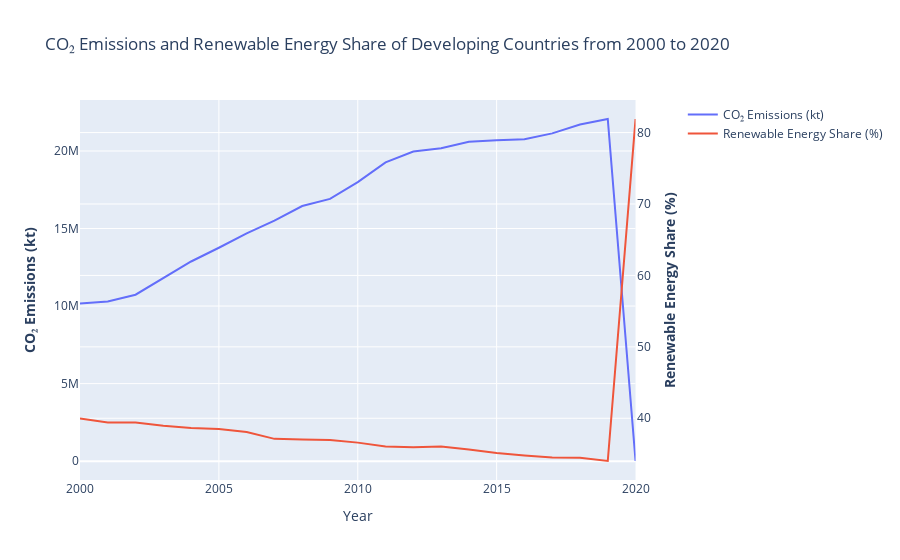

The code cell stored with this chart in its notebook:
### Markdown cell above
Since developing countries might have less possibilities to keep in mind sustainability, the following graph shows their data on renewable energy share and emissions.

### Code cell
developing_data = df[(df['Element'] == "Emissions (CO2)") & (df['Item'] == "All sectors without LULUCF") & (~df['Area'].isin(developed_countries))].drop(columns=[
    'Item','Access to electricity (% of population)',
    'Access to clean fuels for cooking',
    'Renewable-electricity-generating-capacity-per-capita',
    'Financial flows to developing countries (US $)',
    'Electricity from fossil fuels (TWh)', 'Electricity from nuclear (TWh)',
    'Low-carbon electricity (% electricity)',
    'Primary energy consumption per capita (kWh/person)',
    'Energy intensity level of primary energy (MJ/$2017 PPP GDP)',
    'Value_co2_emissions_kt_by_country',
    'Renewables (% equivalent primary energy)', 'gdp_growth',
    'gdp_per_capita', 'Density\\n(P/Km2)', 'Land Area(Km2)', 'Latitude',
    'Longitude']).dropna()

developing_means = pd.concat([developing_data['Renewable energy share in the total final energy consumption (%)'].groupby(developing_data['Year']).mean(), developing_data['Emission'].groupby(developing_data['Year']).sum()], axis=1)

# Create figure with secondary y-axis
fig = make_subplots(specs=[[{"secondary_y": True}]])

# Add traces
fig.add_trace(
    go.Scatter(x=developing_means.index, y=developing_means['Emission'], name="CO₂ Emissions (kt)"),
    secondary_y=False,
)

fig.add_trace(
    go.Scatter(x=developing_means.index, y=developing_means['Renewable energy share in the total final energy consumption (%)'], name="Renewable Energy Share (%)"),
    secondary_y=True,
)

# Add figure title
fig.update_layout(
    title_text="CO₂ Emissions and Renewable Energy Share of Developing Countries from 2000 to 2020"
)

# Set x-axis title
fig.update_xaxes(title_text="Year")

# Set y-axes titles
fig.update_yaxes(title_text="<b>CO₂ Emissions (kt)</b>", secondary_y=False)
fig.update_yaxes(title_text="<b>Renewable Energy Share (%)</b>", secondary_y=True)

fig.show()

### Figure 1 — Plotly figure (JSON) as saved in the notebook; plotly's stock layout.template omitted (floating-point values rounded to 4 significant figures)
{"data": [{"name": "CO₂ Emissions (kt)", "type": "scatter", "x": [2000, 2001, 2002, 2003, 2004, 2005, 2006, 2007, 2008, 2009, 2010, 2011, 2012, 2013, 2014, 2015, 2016, 2017, 2018, 2019, 2020], "xaxis": "x", "y": [10160000.0, 10300000.0, 10730000.0, 11810000.0, 12880000.0, 13760000.0, 14680000.0, 15510000.0, 16450000.0, 16910000.0, 17990000.0, 19270000.0, 19960000.0, 20180000.0, 20590000.0, 20690000.0, 20760000.0, 21140000.0, 21710000.0, 22060000.0, 10054], "yaxis": "y"}, {"name": "Renewable Energy Share (%)", "type": "scatter", "x": [2000, 2001, 2002, 2003, 2004, 2005, 2006, 2007, 2008, 2009, 2010, 2011, 2012, 2013, 2014, 2015, 2016, 2017, 2018, 2019, 2020], "xaxis": "x", "y": [39.96, 39.43, 39.4, 38.94, 38.63, 38.49, 38.09, 37.12, 37.04, 36.94, 36.59, 36.06, 35.96, 36.04, 35.62, 35.15, 34.79, 34.5, 34.47, 34.02, 81.9], "yaxis": "y2"}], "layout": {"title": {"text": "CO₂ Emissions and Renewable Energy Share of Developing Countries from 2000 to 2020"}, "xaxis": {"anchor": "y", "domain": [0, 0.94], "title": {"text": "Year"}}, "yaxis": {"anchor": "x", "domain": [0, 1], "title": {"text": "<b>CO₂ Emissions (kt)</b>"}}, "yaxis2": {"anchor": "x", "overlaying": "y", "side": "right", "title": {"text": "<b>Renewable Energy Share (%)</b>"}}}}
